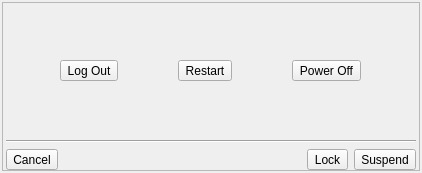
<?xml version="1.0" encoding="UTF-8"?>
<ui version="4.0">
 <class>SystemWindow</class>
 <widget class="QDialog" name="SystemWindow">
  <property name="geometry">
   <rect>
    <x>0</x>
    <y>0</y>
    <width>422</width>
    <height>173</height>
   </rect>
  </property>
  <property name="windowTitle">
   <string>System Options</string>
  </property>
  <layout class="QVBoxLayout" name="verticalLayout">
   <property name="leftMargin">
    <number>2</number>
   </property>
   <property name="topMargin">
    <number>2</number>
   </property>
   <property name="rightMargin">
    <number>2</number>
   </property>
   <property name="bottomMargin">
    <number>2</number>
   </property>
   <item>
    <widget class="QFrame" name="frame">
     <property name="frameShape">
      <enum>QFrame::StyledPanel</enum>
     </property>
     <property name="frameShadow">
      <enum>QFrame::Raised</enum>
     </property>
     <layout class="QVBoxLayout" name="verticalLayout_2">
      <property name="leftMargin">
       <number>3</number>
      </property>
      <property name="topMargin">
       <number>3</number>
      </property>
      <property name="rightMargin">
       <number>3</number>
      </property>
      <property name="bottomMargin">
       <number>0</number>
      </property>
      <item>
       <spacer name="verticalSpacer_2">
        <property name="orientation">
         <enum>Qt::Vertical</enum>
        </property>
        <property name="sizeHint" stdset="0">
         <size>
          <width>20</width>
          <height>40</height>
         </size>
        </property>
       </spacer>
      </item>
      <item>
       <layout class="QHBoxLayout" name="horizontalLayout">
        <item>
         <widget class="QToolButton" name="tool_logout">
          <property name="text">
           <string>Log Out</string>
          </property>
          <property name="iconSize">
           <size>
            <width>64</width>
            <height>64</height>
           </size>
          </property>
          <property name="toolButtonStyle">
           <enum>Qt::ToolButtonTextUnderIcon</enum>
          </property>
         </widget>
        </item>
        <item>
         <widget class="QToolButton" name="tool_restart">
          <property name="text">
           <string>Restart</string>
          </property>
          <property name="iconSize">
           <size>
            <width>64</width>
            <height>64</height>
           </size>
          </property>
          <property name="toolButtonStyle">
           <enum>Qt::ToolButtonTextUnderIcon</enum>
          </property>
         </widget>
        </item>
        <item>
         <widget class="QToolButton" name="tool_shutdown">
          <property name="text">
           <string>Power Off</string>
          </property>
          <property name="iconSize">
           <size>
            <width>64</width>
            <height>64</height>
           </size>
          </property>
          <property name="toolButtonStyle">
           <enum>Qt::ToolButtonTextUnderIcon</enum>
          </property>
         </widget>
        </item>
       </layout>
      </item>
      <item>
       <spacer name="verticalSpacer">
        <property name="orientation">
         <enum>Qt::Vertical</enum>
        </property>
        <property name="sizeHint" stdset="0">
         <size>
          <width>20</width>
          <height>40</height>
         </size>
        </property>
       </spacer>
      </item>
      <item>
       <widget class="Line" name="line">
        <property name="orientation">
         <enum>Qt::Horizontal</enum>
        </property>
       </widget>
      </item>
      <item>
       <layout class="QHBoxLayout" name="horizontalLayout_2">
        <item>
         <widget class="QToolButton" name="push_cancel">
          <property name="text">
           <string>Cancel</string>
          </property>
          <property name="iconSize">
           <size>
            <width>32</width>
            <height>32</height>
           </size>
          </property>
          <property name="toolButtonStyle">
           <enum>Qt::ToolButtonTextUnderIcon</enum>
          </property>
         </widget>
        </item>
        <item>
         <spacer name="horizontalSpacer">
          <property name="orientation">
           <enum>Qt::Horizontal</enum>
          </property>
          <property name="sizeHint" stdset="0">
           <size>
            <width>40</width>
            <height>20</height>
           </size>
          </property>
         </spacer>
        </item>
        <item>
         <widget class="QToolButton" name="push_lock">
          <property name="text">
           <string>Lock</string>
          </property>
          <property name="iconSize">
           <size>
            <width>32</width>
            <height>32</height>
           </size>
          </property>
          <property name="toolButtonStyle">
           <enum>Qt::ToolButtonTextUnderIcon</enum>
          </property>
         </widget>
        </item>
        <item>
         <widget class="QToolButton" name="tool_suspend">
          <property name="text">
           <string>Suspend</string>
          </property>
          <property name="iconSize">
           <size>
            <width>32</width>
            <height>32</height>
           </size>
          </property>
          <property name="toolButtonStyle">
           <enum>Qt::ToolButtonTextUnderIcon</enum>
          </property>
         </widget>
        </item>
       </layout>
      </item>
     </layout>
    </widget>
   </item>
  </layout>
 </widget>
 <resources/>
 <connections/>
</ui>
